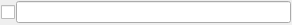
<?xml version="1.0" encoding="UTF-8"?>
<ui version="4.0">
 <class>StrParm</class>
 <widget class="QWidget" name="StrParm">
  <property name="geometry">
   <rect>
    <x>0</x>
    <y>0</y>
    <width>292</width>
    <height>25</height>
   </rect>
  </property>
  <property name="windowTitle">
   <string>Form</string>
  </property>
  <layout class="QHBoxLayout" name="horizontalLayout">
   <property name="spacing">
    <number>1</number>
   </property>
   <property name="leftMargin">
    <number>1</number>
   </property>
   <property name="topMargin">
    <number>1</number>
   </property>
   <property name="rightMargin">
    <number>1</number>
   </property>
   <property name="bottomMargin">
    <number>1</number>
   </property>
   <item>
    <widget class="QCheckBox" name="checkBox"/>
   </item>
   <item>
    <widget class="QLineEdit" name="lineEdit"/>
   </item>
  </layout>
 </widget>
 <resources/>
 <connections>
  <connection>
   <sender>checkBox</sender>
   <signal>toggled(bool)</signal>
   <receiver>lineEdit</receiver>
   <slot>setEnabled(bool)</slot>
   <hints>
    <hint type="sourcelabel">
     <x>6</x>
     <y>16</y>
    </hint>
    <hint type="destinationlabel">
     <x>79</x>
     <y>14</y>
    </hint>
   </hints>
  </connection>
 </connections>
</ui>
